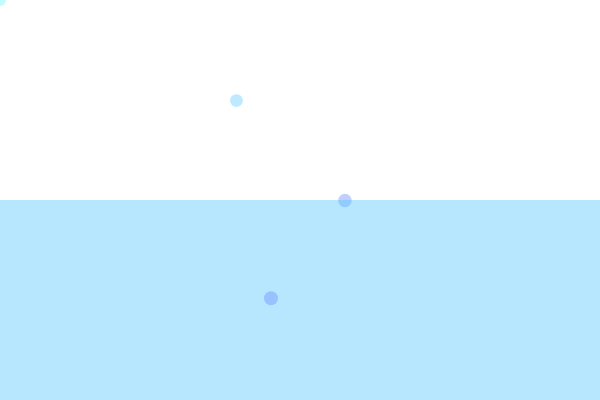
Frame 1 (no input)
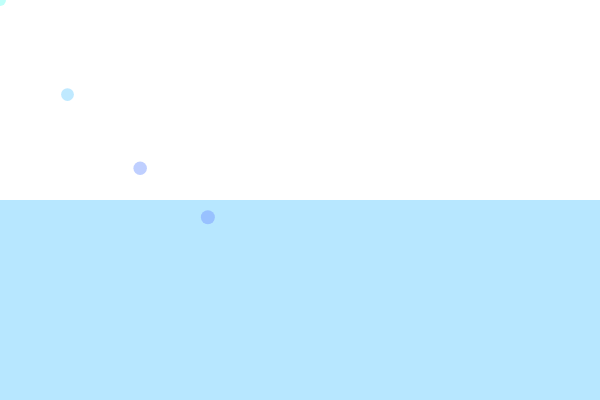
Frame 60 (no input)
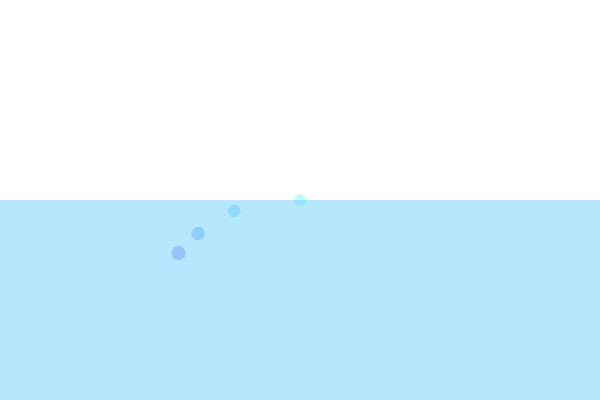
Frame 120 (the mouse pressed at the canvas centre since frame 60)

The p5.js sketch that drew these frames (run headless with seeded random() and noise() and a simulated clock; from frame 60 on, the mouse is pressed at the canvas centre):

// p5.js sketch
// ── sketch.js
let dots = [];
let springs = [];
let numDots = 4;

let gravitationalConstant = 0.00001;
let downwardGravity;
let wind;

function setup() {
  createCanvas(600, 400);
  colorMode(HSB);

  downwardGravity = createVector(0, 1.98);
  wind = createVector(-0.1, 0);
  
  // Create all the dots
  for (let i = 0; i < numDots; i++) {
    let x = width/2 + random(-100, 100);
    let y = map(i, 0, numDots, 0, height);
    dots.push(new Dot(x, y, i+1));

    if (i > 0) {
      springs.push(new Spring(dots[i-1], dots[i]));
    }
  }
  dots[0].locked = true;

  background(0, 0, 100);
}

function draw() {
  background(0, 0, 100);

  dots[0].pos.x = mouseX;
  dots[0].pos.y = mouseY;

  for (let spring of springs) {
    spring.update();
    spring.show();
  }


  // Update and draw all the dots
  for (let dot of dots) {
    dot.update();
    dot.show();
  }

  noStroke();
  fill(200, 70, 100, 0.4);
  rect(0, height/2, width, height/2);
}


// ── Dot.js
class Dot {
    constructor(x, y, index) {
        this.pos = createVector(x, y);
        this.vel = createVector(0, 0);
        this.acc = createVector(0, 0);

        this.index = index;

        this.hue = map(this.index, 0, numDots, 150, 250);

        // Index is the address in the dots array, let's use it for mass for no
        // important reason.
        this.mass = this.index;

        // Make the radius have something to do with the mass.
        this.radius = 5 + sqrt(this.mass);

        this.locked = false;
    }

    wrap() {
        this.pos.x = (this.pos.x + width) % width;
        this.pos.y = (this.pos.y + height) % height;
    }

    addForce(force) {
        let forceWithMass = p5.Vector.div(force, this.mass);
        this.acc.add(forceWithMass);
    }

    applyGravityToOtherDots() {
        for (let dot of dots) {
            if (dot !== this) {
                let vectorFromMeToOtherDot = p5.Vector.sub(dot.pos, this.pos);
                let d = vectorFromMeToOtherDot.mag();

                // F = (G * m1 * m2) / d^2
                let gForce = (gravitationalConstant * this.mass * dot.mass) / d * d;

                vectorFromMeToOtherDot.normalize();
                vectorFromMeToOtherDot.mult(gForce);
                vectorFromMeToOtherDot.mult(-1);
                dot.addForce(vectorFromMeToOtherDot);
            }
        }
    }
    
    applyResistance() {
        let drag = -1 * this.vel.mag() * this.vel.mag();
        let norm = p5.Vector.normalize(this.vel);
        this.addForce(norm.mult(drag));
    }

    update() {
        // FORCES
        this.addForce(downwardGravity);
        if (mouseIsPressed) {
            this.addForce(wind);
        }
        // This will loop through all dots, and apply a force attracting them to 
        // this dot (using the formula for gravity).
        // this.applyGravityToOtherDots();

        if (this.pos.y > height/2) {
            this.applyResistance();
        }

        // MOVEMENT
        if (!this.locked) {
            this.vel.add(this.acc); // Apply acceleration (and thus the forces) to vel
            this.vel.limit(5); // This limits the magnitude of the velocity vector
            this.pos.add(this.vel); // Apply velocity to position

            this.vel.mult(0.99);
        }

        // Keep the dot on the screen by "wrapping" the position
        // this.wrap();

        // Reset the acceleration back to (0,0). This is important because
        // forces need to be continually applied in order to affect velocity.
        // In other words, if we didn't do this, forces would accumulate over
        // multiple calls to update(), which isn't what we want.
        this.acc.mult(0);
    }

    show() {
        push();

        noStroke();

        translate(this.pos.x, this.pos.y);
        fill(this.hue, 50, 100, 0.5);
        ellipse(0, 0, this.radius * 2);

        pop();
    }
}
// ── Spring.js
class Spring {
    constructor(d1, d2) {
        this.dot1 = d1;
        this.dot2 = d2;
        this.restLength = 15;
    }

    update() {
        let vec = p5.Vector.sub(this.dot2.pos, this.dot1.pos);
        let x = vec.mag() - this.restLength;
        vec.normalize();
        let k = 0.1;
        vec.mult(x * k);
        this.dot1.addForce(vec.mult(1));
        this.dot2.addForce(vec.mult(-1));
    }

    show() {
        // line(this.dot1.pos.x, this.dot1.pos.y, this.dot2.pos.x, this.dot2.pos.y);
    }
}
